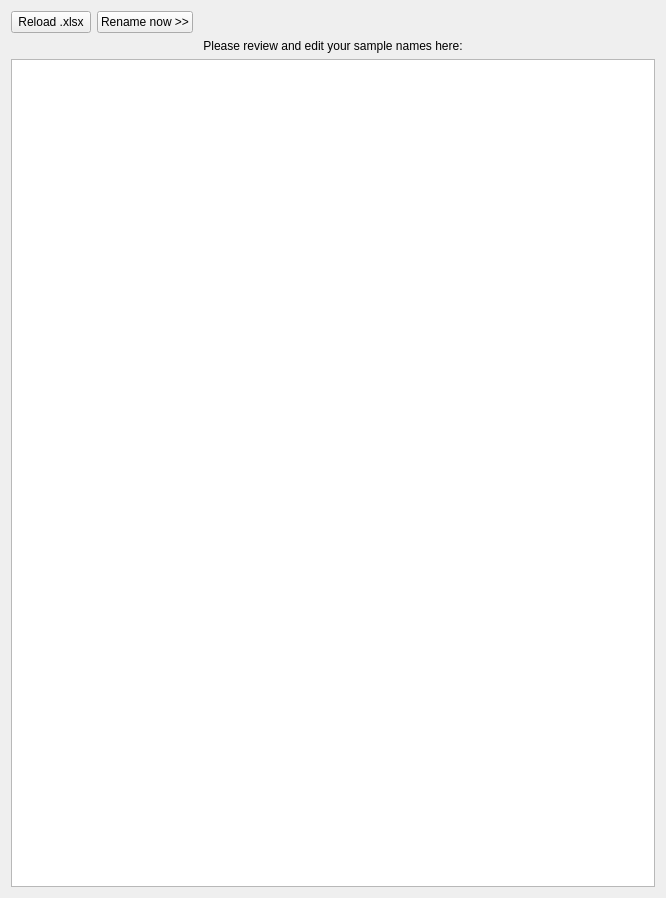
<?xml version="1.0" encoding="UTF-8"?>
<ui version="4.0">
 <class>Form</class>
 <widget class="QWidget" name="Form">
  <property name="geometry">
   <rect>
    <x>0</x>
    <y>0</y>
    <width>666</width>
    <height>898</height>
   </rect>
  </property>
  <property name="windowTitle">
   <string>Renaming preview (Simple mapping)</string>
  </property>
  <layout class="QGridLayout" name="gridLayout">
   <item row="1" column="0">
    <widget class="QLabel" name="label">
     <property name="text">
      <string>Please review and edit your sample names here:</string>
     </property>
     <property name="alignment">
      <set>Qt::AlignCenter</set>
     </property>
    </widget>
   </item>
   <item row="0" column="0">
    <layout class="QHBoxLayout" name="horizontalLayout">
     <item>
      <widget class="QPushButton" name="reloadPB">
       <property name="text">
        <string>Reload .xlsx</string>
       </property>
      </widget>
     </item>
     <item>
      <widget class="QPushButton" name="renamePB">
       <property name="text">
        <string>Rename now &gt;&gt;</string>
       </property>
      </widget>
     </item>
     <item>
      <spacer name="horizontalSpacer">
       <property name="orientation">
        <enum>Qt::Horizontal</enum>
       </property>
       <property name="sizeHint" stdset="0">
        <size>
         <width>40</width>
         <height>20</height>
        </size>
       </property>
      </spacer>
     </item>
    </layout>
   </item>
   <item row="2" column="0">
    <widget class="QTableView" name="tableView1">
     <property name="font">
      <font>
       <pointsize>8</pointsize>
      </font>
     </property>
     <property name="styleSheet">
      <string notr="true">QHeaderView::section { background-color:lightGray }</string>
     </property>
     <property name="editTriggers">
      <set>QAbstractItemView::NoEditTriggers</set>
     </property>
     <property name="wordWrap">
      <bool>true</bool>
     </property>
     <attribute name="horizontalHeaderDefaultSectionSize">
      <number>170</number>
     </attribute>
    </widget>
   </item>
  </layout>
 </widget>
 <resources/>
 <connections/>
</ui>
